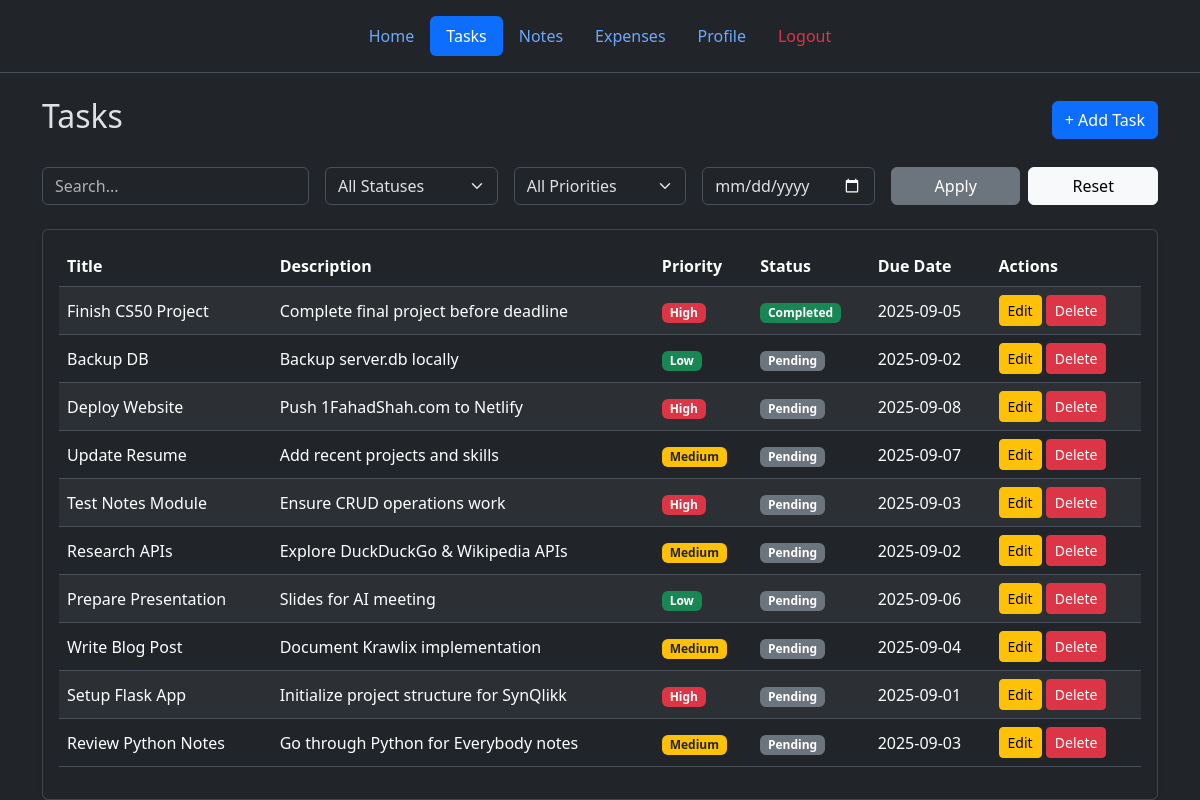
Before: /tasks (signed in) with the older database file.
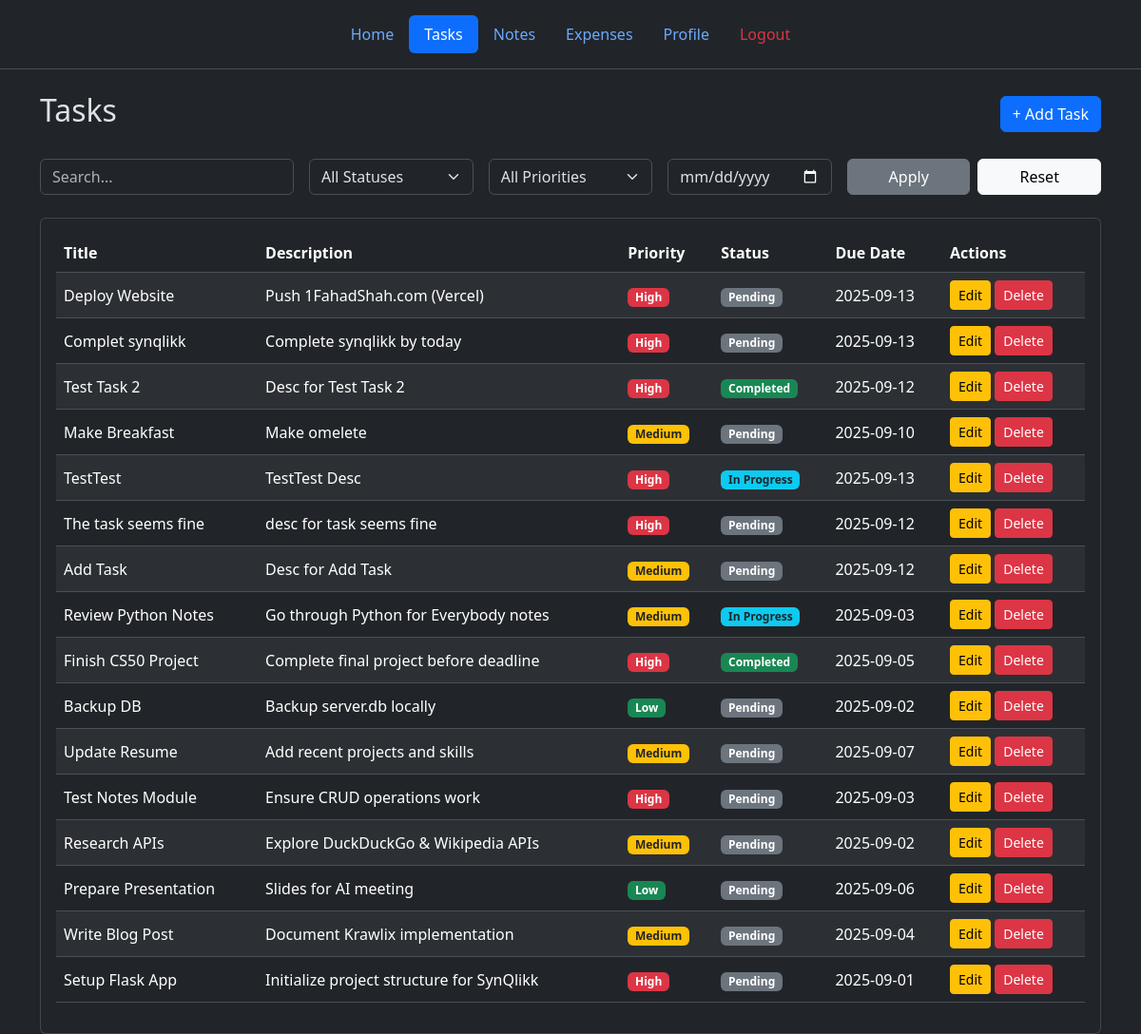
After: the same page with the newer database file.
### tables this page shows
CREATE TABLE tasks (
  id TEXT PRIMARY KEY,            -- UUID v4
  user_id TEXT NOT NULL,
  title TEXT NOT NULL,
  description TEXT,
  due_date TEXT,                  -- ISO 8601 Date or DateTime
  priority INTEGER DEFAULT 2,     -- 1=High, 2=Medium, 3=Low
  status TEXT DEFAULT 'pending',  -- 'pending' or 'done'
  is_deleted INTEGER DEFAULT 0,
  deleted_at TEXT,
  last_modified TEXT DEFAULT (strftime('%Y-%m-%dT%H:%M:%SZ','now')),
  synced INTEGER DEFAULT 0,       -- 0=not synced, 1=synced
  FOREIGN KEY(user_id) REFERENCES users(id)
);

### web/routes.py (the view)
@main_bp.route("/tasks")
@login_required
def tasks_page():
    user_id = session["user_id"]
    db_path = current_app.config["DB_PATH"]
    search_term = request.args.get('q')
    status = request.args.get('status')
    priority = request.args.get('priority')
    due_date = request.args.get('due_date')
    all_tasks = get_tasks(db_path, user_id, search_term, status, priority, due_date)
    return render_template("tasks.html", tasks=all_tasks)

### web/models.py (called while the page is built)
def get_tasks(db_path, user_id, search_term=None, status=None, priority=None, due_date=None):
    query = "SELECT * FROM tasks WHERE user_id=? AND is_deleted=0"
    params = [user_id]
    if search_term:
        query += " AND (title LIKE ? OR description LIKE ?)"
        params.extend([f'%{search_term}%', f'%{search_term}%'])
    if status:
        query += " AND status = ?"
        params.append(status)
    if priority:
        query += " AND priority = ?"
        params.append(priority)
    if due_date:
        query += " AND due_date = ?"
        params.append(due_date)
    query += " ORDER BY last_modified DESC"
    with get_db_connection(db_path) as conn:
        return conn.execute(query, tuple(params)).fetchall()

### web/routes.py (called while the page is built)
def login_required(f):
    @wraps(f)
    def decorated_function(*args, **kwargs):
        if "user_id" not in session:
            flash("Please login to access this page.", "warning")
            return redirect(url_for("auth_bp.login"))
        return f(*args, **kwargs)
    return decorated_function

### web/utils.py (called while the page is built)
def get_db_connection(db_path: str):
    connect = sqlite3.connect(db_path)
    connect.row_factory = sqlite3.Row
    return connect

### web/templates/tasks.html (shortened to what this page needs)
{% extends "base.html" %}
{% block content %}
<div class="container mt-4">
  <div class="d-flex justify-content-between align-items-center mb-4">
    <h2>Tasks</h2>
    <button class="btn btn-primary" data-bs-toggle="modal" data-bs-target="#addTaskModal">
      + Add Task
    </button>
  </div>
  <form method="GET" class="row g-3 mb-4">
    <div class="col-md-3">
      <input type="text" name="q" class="form-control" placeholder="Search..." value="{{ request.args.get('q', '') }}">
    </div>
    <div class="col-md-2">
      <select name="status" class="form-select">
        <option value="">All Statuses</option>
      </select>
    </div>
    <div class="col-md-2">
      <select name="priority" class="form-select">
        <option value="">All Priorities</option>
      </select>
    </div>
    <div class="col-md-2">
      <input type="date" name="due_date" class="form-control" value="{{ request.args.get('due_date', '') }}">
    </div>
    <div class="col-md-3 d-flex gap-2">
      <button class="btn btn-secondary w-50" type="submit">Apply</button>
      <a href="{{ url_for('main_bp.tasks_page') }}" class="btn btn-light w-50">Reset</a>
    </div>
  </form>
  <div class="card shadow-sm">
    <div class="card-body">
      {% if tasks %}
      <div class="table-responsive">
        <table class="table table-striped table-hover align-middle">
          <thead>
            <tr>
              <th>Title</th>
              <th>Description</th>
              <th>Priority</th>
              <th>Status</th>
              <th>Due Date</th>
              <th>Actions</th>
            </tr>
          </thead>
          <tbody>
            {% for task in tasks %}
            <tr>
              <td>{{ task.title }}</td>
              <td>{{ task.description or "-" }}</td>
              <td>
                {% if task.priority == 1 %}
                  <span class="badge bg-danger">High</span>
                {% elif task.priority == 2 %}
                  <span class="badge bg-warning text-dark">Medium</span>
                {% else %}
                  <span class="badge bg-success">Low</span>
                {% endif %}
              </td>
              <td>
                {% if task.status == "completed" %}
                  <span class="badge bg-success">Completed</span>
                {% elif task.status == "in_progress" %}
                  <span class="badge bg-info text-dark">In Progress</span>
                {% else %}
                  <span class="badge bg-secondary">Pending</span>
                {% endif %}
              </td>
              <td>{{ task.due_date or "-" }}</td>
              <td>
                <button class="btn btn-sm btn-warning" data-bs-toggle="modal" data-bs-target="#editTask{{ task.id }}">
                  Edit
                </button>
                <form method="POST" action="{{ url_for('main_bp.remove_task', task_id=task.id) }}" class="d-inline" onsubmit="return confirm('Are you sure you want to delete this task?');">
                  <button type="submit" class="btn btn-sm btn-danger">Delete</button>
                </form>
              </td>
            </tr>
            {% endfor %}
          </tbody>
        </table>
      </div>
      {% else %}
      <p class="text-muted text-center">No tasks available.</p>
      {% endif %}
    </div>
  </div>
</div>
{% endblock %}

### web/templates/base.html (shortened to what this page needs)
<!DOCTYPE html>
<html lang="en" data-bs-theme="dark">
  <head>
    <link
      href="https://cdn.jsdelivr.net/npm/bootstrap@5.3.3/dist/css/bootstrap.min.css"
      rel="stylesheet"
    />
    <link
      rel="stylesheet"
      href="https://cdn.jsdelivr.net/npm/bootstrap-icons@1.11.1/font/bootstrap-icons.css"
    />
  </head>
  <body>
    <div class="container-fluid p-0">
      <header
        class="d-none d-md-flex justify-content-center py-3 border-bottom"
      >
        <ul class="nav nav-pills">
          <li class="nav-item">
            <a
              href="{{ url_for('main_bp.dashboard') }}"
              class="nav-link {% if request.endpoint == 'main_bp.dashboard' %}active{% endif %}"
              >Home</a
            >
          </li>
          <li class="nav-item">
            <a
              href="{{ url_for('main_bp.tasks_page') }}"
              class="nav-link {% if request.endpoint == 'main_bp.tasks_page' %}active{% endif %}"
              >Tasks</a
            >
          </li>
          <li class="nav-item">
            <a
              href="{{ url_for('main_bp.notes_page') }}"
              class="nav-link {% if request.endpoint == 'main_bp.notes_page' %}active{% endif %}"
              >Notes</a
            >
          </li>
          <li class="nav-item">
            <a
              href="{{ url_for('main_bp.expenses_page') }}"
              class="nav-link {% if request.endpoint == 'main_bp.expenses_page' %}active{% endif %}"
              >Expenses</a
            >
          </li>
          <li class="nav-item">
            <a
              href="{{ url_for('main_bp.profile_page') }}"
              class="nav-link {% if request.endpoint == 'main_bp.profile_page' %}active{% endif %}"
              >Profile</a
            >
          </li>
          {% if session.user_id %}
          <li class="nav-item">
            <a
              href="{{ url_for('auth_bp.logout') }}"
              class="nav-link text-danger"
              >Logout</a
            >
          </li>
          {% endif %}
        </ul>
      </header>
      <main class="mt-3 px-3">{% block content %}{% endblock %}</main>
    </div>
  </body>
</html>

Changed rows visible on the page:
changed tasks "Deploy Website": description "Push 1FahadShah.com to Netlify" → "Push 1FahadShah.com (Vercel)"; due_date "2025-09-08" → "2025-09-13"; moves up the list
added tasks: title "Complet synqlikk", description "Complete synqlikk by today", priority "High", status "Pending", due_date "2025-09-13"
added tasks: title "Test Task 2", description "Desc for Test Task 2", priority "High", status "Completed", due_date "2025-09-12"
added tasks: title "Make Breakfast", description "Make omelete", priority "Medium", status "Pending", due_date "2025-09-10"
added tasks: title "TestTest", description "TestTest Desc", priority "High", status "In Progress", due_date "2025-09-13"
added tasks: title "The task seems fine", description "desc for task seems fine", priority "High", status "Pending", due_date "2025-09-12"
added tasks: title "Add Task", description "Desc for Add Task", priority "Medium", status "Pending", due_date "2025-09-12"
changed tasks "Review Python Notes": status "Pending" → "In Progress"; moves up the list
